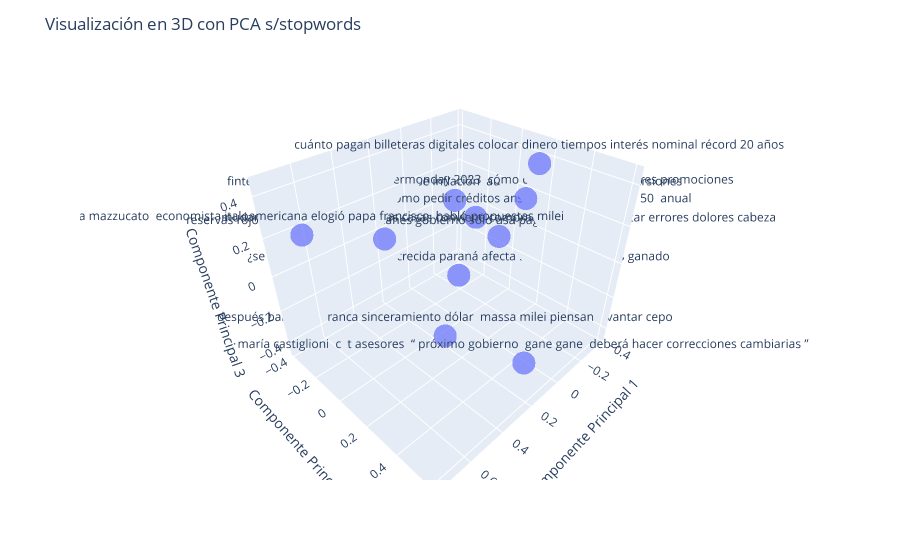

The cell this chart's notebook holds for it:
### Code cell
pca_3d(title_filtrado, "Visualización en 3D con PCA s/stopwords")

### Figure 1 — Plotly figure (JSON) as saved in the notebook; plotly's stock layout.template omitted (floating-point values rounded to 4 significant figures)
{"data": [{"hovertemplate": "x=%{x}<br>y=%{y}<br>z=%{z}<br>word=%{text}<extra></extra>", "legendgroup": "", "marker": {"color": "#636efa", "opacity": 0.7, "symbol": "circle"}, "mode": "markers+text", "name": "", "scene": "scene", "showlegend": false, "text": ["cuánto pagan billeteras digitales colocar dinero tiempos interés nominal récord 20 años", "después balotaje arranca sinceramiento dólar  massa milei piensan levantar cepo", "reservas rojo  incógnita mercado yuanes gobierno sólo usa pagarle fmi", "¿se viene aumento carne   crecida paraná afecta 5 millones cabezas ganado", "mariana mazzucato  economista italoamericana elogió papa francisco  habló propuestas milei", "comienza cybermonday 2023  cómo comprar cuáles mejores promociones", "mudanza barrio privado  cuáles casas conviene comprar tener cuenta evitar errores dolores cabeza", "maría castiglioni  c  t asesores  “ próximo gobierno  gane gane  deberá hacer correcciones cambiarias ”", "pueden solicitar lunes  cómo pedir créditos anses  1 millón tasas 29 50  anual", "fintech crecen productos protegerse inflación  aunque reciben menos inversiones"], "type": "scatter3d", "x": [-0.1874, 0.1698, 0.1776, -0.1304, 0.7547, -0.3765, -0.2481, 0.2554, -0.208, -0.2071], "y": [0.2712, 0.04889, -0.3904, -0.1475, -0.1312, 0.08119, 0.02665, 0.6026, -0.1042, -0.257], "z": [0.4565, -0.453, -0.05338, -0.3194, 0.3303, 0.1517, -0.04108, -0.1878, 0.03648, 0.07973]}], "layout": {"legend": {"tracegroupgap": 0}, "margin": {"t": 60}, "scene": {"domain": {"x": [0, 1], "y": [0, 1]}, "xaxis": {"title": {"text": "Componente Principal 1"}}, "yaxis": {"title": {"text": "Componente Principal 2"}}, "zaxis": {"title": {"text": "Componente Principal 3"}}}, "title": {"text": "Visualización en 3D con PCA s/stopwords"}}}
